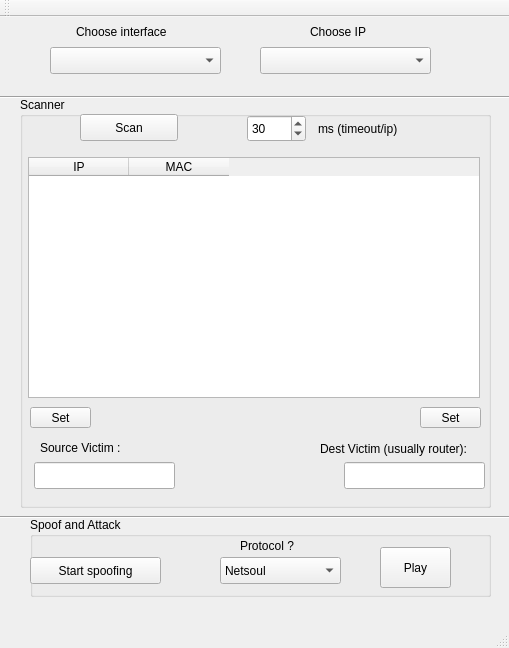
<?xml version="1.0" encoding="UTF-8"?>
<ui version="4.0">
 <class>MainWindow</class>
 <widget class="QMainWindow" name="MainWindow">
  <property name="geometry">
   <rect>
    <x>0</x>
    <y>0</y>
    <width>509</width>
    <height>648</height>
   </rect>
  </property>
  <property name="windowTitle">
   <string>HoneyPipe</string>
  </property>
  <property name="windowOpacity">
   <double>0.920000000000000</double>
  </property>
  <widget class="QWidget" name="centralWidget">
   <widget class="QComboBox" name="cbInt">
    <property name="geometry">
     <rect>
      <x>50</x>
      <y>30</y>
      <width>171</width>
      <height>27</height>
     </rect>
    </property>
   </widget>
   <widget class="QLabel" name="lblInt">
    <property name="geometry">
     <rect>
      <x>76</x>
      <y>10</y>
      <width>121</width>
      <height>10</height>
     </rect>
    </property>
    <property name="text">
     <string>Choose interface</string>
    </property>
   </widget>
   <widget class="QLabel" name="lblIp">
    <property name="geometry">
     <rect>
      <x>310</x>
      <y>10</y>
      <width>70</width>
      <height>10</height>
     </rect>
    </property>
    <property name="text">
     <string>Choose IP</string>
    </property>
   </widget>
   <widget class="QComboBox" name="cbIp">
    <property name="geometry">
     <rect>
      <x>260</x>
      <y>30</y>
      <width>171</width>
      <height>27</height>
     </rect>
    </property>
   </widget>
   <widget class="Line" name="line">
    <property name="geometry">
     <rect>
      <x>-93</x>
      <y>70</y>
      <width>801</width>
      <height>20</height>
     </rect>
    </property>
    <property name="orientation">
     <enum>Qt::Horizontal</enum>
    </property>
   </widget>
   <widget class="Line" name="line_2">
    <property name="geometry">
     <rect>
      <x>-100</x>
      <y>490</y>
      <width>761</width>
      <height>20</height>
     </rect>
    </property>
    <property name="orientation">
     <enum>Qt::Horizontal</enum>
    </property>
   </widget>
   <widget class="QGroupBox" name="groupBox">
    <property name="geometry">
     <rect>
      <x>20</x>
      <y>80</y>
      <width>471</width>
      <height>411</height>
     </rect>
    </property>
    <property name="title">
     <string>Scanner</string>
    </property>
    <widget class="QPushButton" name="btnScan">
     <property name="geometry">
      <rect>
       <x>60</x>
       <y>17</y>
       <width>98</width>
       <height>27</height>
      </rect>
     </property>
     <property name="text">
      <string>Scan</string>
     </property>
    </widget>
    <widget class="QLabel" name="label">
     <property name="geometry">
      <rect>
       <x>298</x>
       <y>23</y>
       <width>111</width>
       <height>17</height>
      </rect>
     </property>
     <property name="text">
      <string>ms (timeout/ip)</string>
     </property>
    </widget>
    <widget class="QTableWidget" name="twMain">
     <property name="geometry">
      <rect>
       <x>8</x>
       <y>60</y>
       <width>452</width>
       <height>241</height>
      </rect>
     </property>
     <property name="baseSize">
      <size>
       <width>0</width>
       <height>0</height>
      </size>
     </property>
     <property name="rowCount">
      <number>0</number>
     </property>
     <property name="columnCount">
      <number>2</number>
     </property>
     <attribute name="horizontalHeaderDefaultSectionSize">
      <number>100</number>
     </attribute>
     <column>
      <property name="text">
       <string>IP</string>
      </property>
     </column>
     <column>
      <property name="text">
       <string>MAC</string>
      </property>
     </column>
    </widget>
    <widget class="QSpinBox" name="spinBox">
     <property name="geometry">
      <rect>
       <x>227</x>
       <y>18</y>
       <width>59</width>
       <height>27</height>
      </rect>
     </property>
     <property name="minimum">
      <number>5</number>
     </property>
     <property name="maximum">
      <number>100</number>
     </property>
     <property name="value">
      <number>30</number>
     </property>
    </widget>
    <widget class="QPushButton" name="pbSetDest">
     <property name="geometry">
      <rect>
       <x>400</x>
       <y>310</y>
       <width>61</width>
       <height>21</height>
      </rect>
     </property>
     <property name="text">
      <string>Set</string>
     </property>
    </widget>
    <widget class="QLineEdit" name="leDestMAC">
     <property name="geometry">
      <rect>
       <x>324</x>
       <y>365</y>
       <width>141</width>
       <height>27</height>
      </rect>
     </property>
    </widget>
    <widget class="QPushButton" name="pbSetSource">
     <property name="geometry">
      <rect>
       <x>10</x>
       <y>310</y>
       <width>61</width>
       <height>21</height>
      </rect>
     </property>
     <property name="text">
      <string>Set</string>
     </property>
    </widget>
    <widget class="QLabel" name="label_2">
     <property name="geometry">
      <rect>
       <x>20</x>
       <y>342</y>
       <width>111</width>
       <height>17</height>
      </rect>
     </property>
     <property name="text">
      <string>Source Victim :</string>
     </property>
    </widget>
    <widget class="QLineEdit" name="leSourceMAC">
     <property name="geometry">
      <rect>
       <x>14</x>
       <y>365</y>
       <width>141</width>
       <height>27</height>
      </rect>
     </property>
    </widget>
    <widget class="QLabel" name="label_3">
     <property name="geometry">
      <rect>
       <x>300</x>
       <y>343</y>
       <width>191</width>
       <height>17</height>
      </rect>
     </property>
     <property name="text">
      <string>Dest Victim (usually router):</string>
     </property>
    </widget>
    <zorder>btnScan</zorder>
    <zorder>btnScan</zorder>
    <zorder>label</zorder>
    <zorder>twMain</zorder>
    <zorder>spinBox</zorder>
    <zorder>pbSetDest</zorder>
    <zorder>leDestMAC</zorder>
    <zorder>pbSetSource</zorder>
    <zorder>label_2</zorder>
    <zorder>leSourceMAC</zorder>
    <zorder>label_3</zorder>
   </widget>
   <widget class="QGroupBox" name="groupBox_2">
    <property name="geometry">
     <rect>
      <x>30</x>
      <y>500</y>
      <width>461</width>
      <height>80</height>
     </rect>
    </property>
    <property name="title">
     <string>Spoof and Attack</string>
    </property>
    <widget class="QPushButton" name="pbSpoof">
     <property name="geometry">
      <rect>
       <x>0</x>
       <y>40</y>
       <width>131</width>
       <height>27</height>
      </rect>
     </property>
     <property name="text">
      <string>Start spoofing</string>
     </property>
    </widget>
    <widget class="QLabel" name="label_4">
     <property name="geometry">
      <rect>
       <x>210</x>
       <y>20</y>
       <width>67</width>
       <height>17</height>
      </rect>
     </property>
     <property name="text">
      <string>Protocol ?</string>
     </property>
    </widget>
    <widget class="QComboBox" name="cbProtocol">
     <property name="geometry">
      <rect>
       <x>190</x>
       <y>40</y>
       <width>121</width>
       <height>27</height>
      </rect>
     </property>
     <item>
      <property name="text">
       <string>Netsoul</string>
      </property>
     </item>
    </widget>
    <widget class="QPushButton" name="pbPlay">
     <property name="geometry">
      <rect>
       <x>350</x>
       <y>30</y>
       <width>71</width>
       <height>41</height>
      </rect>
     </property>
     <property name="text">
      <string>Play</string>
     </property>
    </widget>
   </widget>
  </widget>
  <widget class="QMenuBar" name="menuBar">
   <property name="geometry">
    <rect>
     <x>0</x>
     <y>0</y>
     <width>509</width>
     <height>25</height>
    </rect>
   </property>
  </widget>
  <widget class="QToolBar" name="mainToolBar">
   <attribute name="toolBarArea">
    <enum>TopToolBarArea</enum>
   </attribute>
   <attribute name="toolBarBreak">
    <bool>false</bool>
   </attribute>
  </widget>
  <widget class="QStatusBar" name="sbMain">
   <property name="toolTip">
    <string/>
   </property>
  </widget>
 </widget>
 <layoutdefault spacing="6" margin="11"/>
 <resources/>
 <connections/>
</ui>
